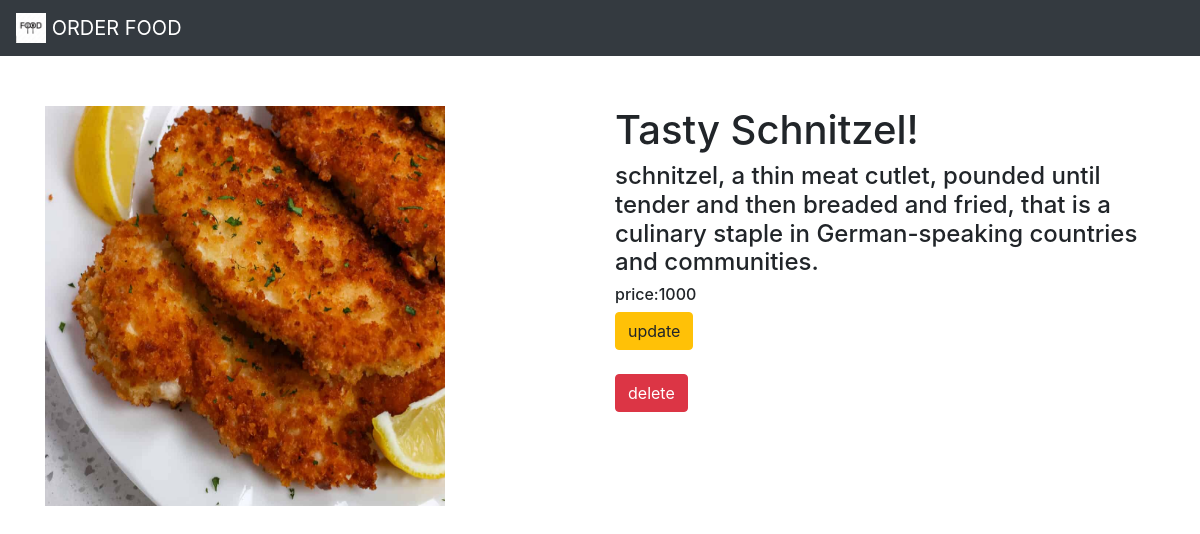
Screenshot of /detail/3/ with the database file from the repository.
### foodapp/models.py (models this page shows, shortened)
class Food(models.Model):
    name=models.CharField(max_length=150)
    desc=models.TextField()
    price=models.IntegerField()
    img=models.ImageField(upload_to='gallery')

### foodapp/views.py (the view)
# urls.py: path('detail/<int:id>/',views.detail,name='detail'),
def detail(request,id):
    food=Food.objects.get(id=id)
    return render(request,'detail.html',{'food':food})

### templates/detail.html
{% extends 'base.html' %}
{% block body %}
<div class="container">
    <div class="row">
        <div class="col-md-6">
            <img src="{{food.img.url}}" width="400px" height="400px">
        </div>
        <div class="col-md-6">
            <h1>{{food.name}}</h1>
            <h4>{{food.desc}}</h4>
            <h6>price:{{food.price}}</h6>
            <a class="btn btn-warning" href="{% url 'foodapp:update' food.id %}">update</a><br><br>
            <a class="btn btn-danger" href="{% url 'foodapp:delete' food.id %}">delete</a>
        </div>
    </div>
</div>
{% endblock %}

### rows the page displays
Food: img (picture), name "Tasty Schnitzel!", desc "schnitzel, a thin meat cutlet, pounded until tender and then breaded and fried, that is a culinary staple in German-speaking countries and communities.", price "1000"
